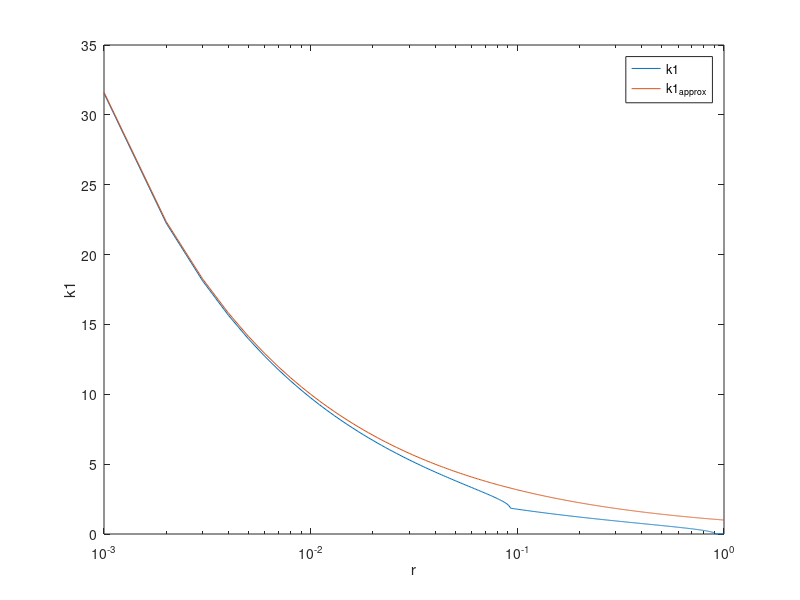
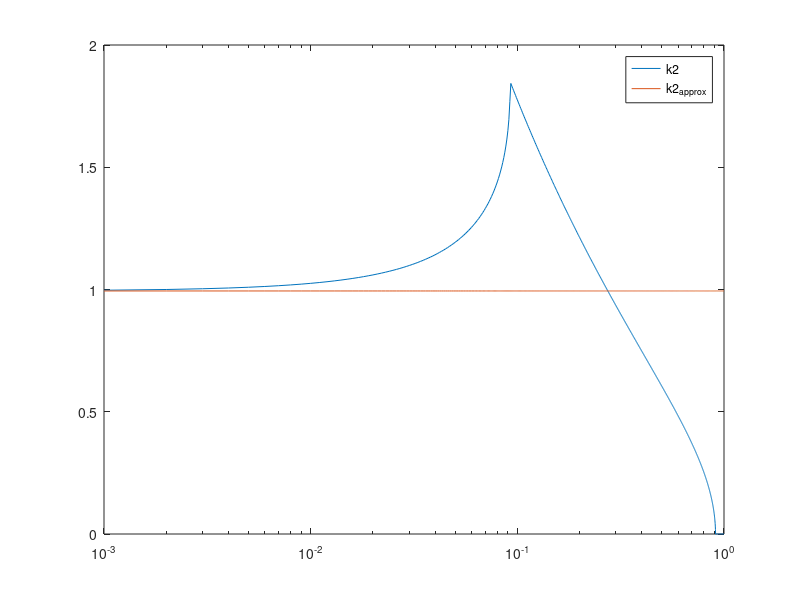
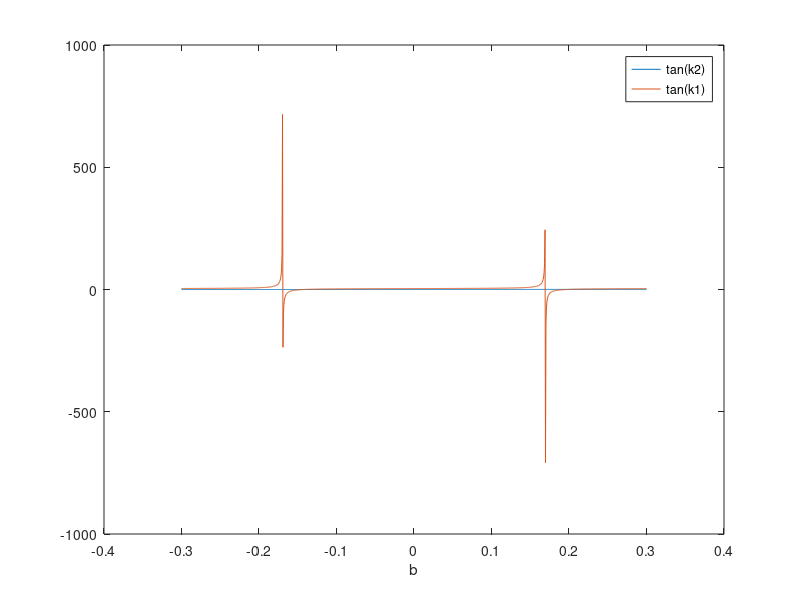

Write MATLAB code to recreate these figures, in order.
% Wavenumbers in the tilted-model
close all;
clear;

N = 1000;
r = linspace(0.001,1,N);
R = 0.01;
sigma = 1.41;
b = linspace(-0.3,0.3,N);

k1 = 1./sqrt(2*r).*sqrt(1-r*(sigma^2+2)+sqrt(1+r.^2*(sigma^4+4*sigma^2)-6*r*sigma^2));

k2 = 1./sqrt(2*r).*sqrt(1-r*(sigma^2+2)-sqrt(1+r.^2*(sigma^4+4*sigma^2)-6*r*sigma^2));

K1 = k1(11); K2 = k2(11);

k1_approx = 1./sqrt(r);
k2_approx = sqrt(sigma^2-1)*ones(1,N);%+(4*sigma^4-sigma^2/2)*r/(4*(sigma^2-1));


%growth = (-pi*r-2*sqrt(r)+sqrt(r.*(pi^2*r+12*pi*sqrt(r)+4)))./(2*pi*r);

%plot(r,growth)



F1 = tan(K2*b)-R*K1*K2/(sigma+1)*(-1/(R*K1)+K1/sigma);
F11 = K2*b-R*K1*K2/(sigma+1)*(-1/(R*K1)+K1/sigma);

F2 = tan(K1*b)+R*K1*K2/(sigma+1)*(1/(R*K2)-K2/sigma);

figure(20)
plot(b,F1); hold on;
plot(b,F2); 
xlabel('b')
legend('tan(k2)','tan(k1)')


figure(1)
semilogx(r,k1); hold on;
semilogx(r,k1_approx);
xlabel('r')
ylabel('k1')
legend('k1','k1_{approx}')

figure(2)
semilogx(r,k2); hold on;
semilogx(r,k2_approx)
legend('k2','k2_{approx}')


% x = linspace(b,10,100);
% w_descent = exp(-sigma*(x-b))-exp(-(x-b));
% 
% figure(3)
% plot(x,w_descent)